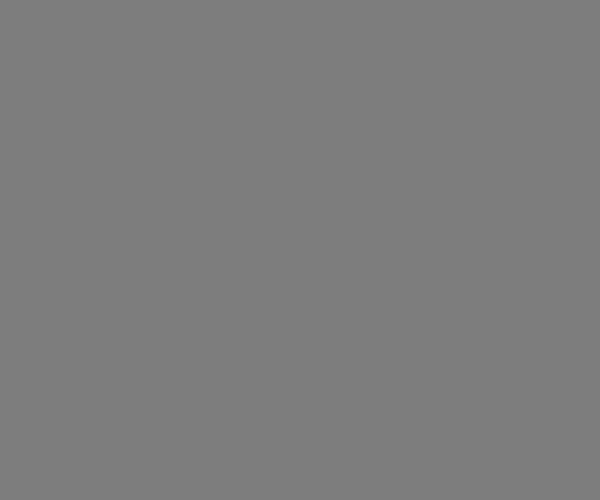
Frame 1 (no input)
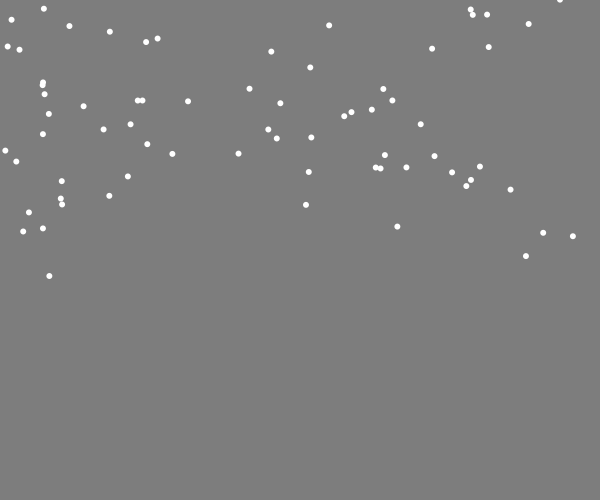
Frame 60 (the mouse pressed at the canvas centre just before this capture)
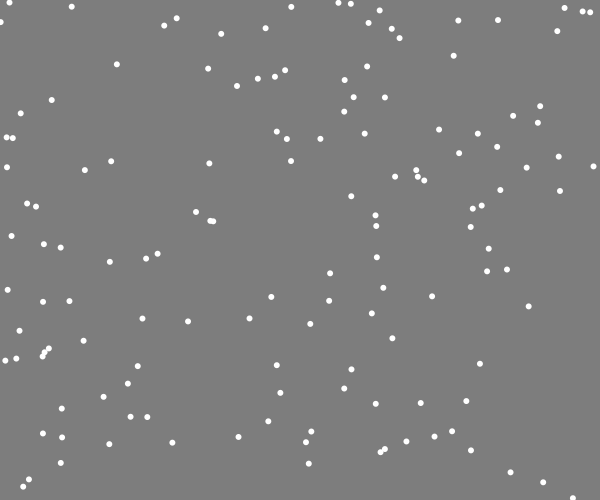
Frame 120 (the mouse held since frame 60 and released just before this capture)

The Processing sketch that drew these frames (run headless with seeded random() and noise(); from frame 60 on, the mouse is pressed at the canvas centre):

// Processing sketch: expressYourself
// ── expressYourself.pde
// Function to call the animation //
snowFall rD[];

// Backbone code and initial snowfall //
void setup(){
  size(600, 500);
  background(128, 128, 128);
  rD = new snowFall[250];
  for(int i=0;i<250;i++){
    rD[i]=new snowFall ();
  }
}

// Functions for recurring snowfall //
void draw(){
  background(125);
    for(int i=0;i<250;i++){
    rD[i].display();
    if(rD[i].y > height)
    rD[i]=new snowFall();
  }
}

// Functions To Draw & Animate Snowfall(Global and Local Scope) //
class snowFall {
  float x,y,speed;
  snowFall(){
    color(125);
    x=random(width);
    y=random(-800, 0);
    speed = random (3, 5);
  }
  
  void update(){
   y += speed;
  }
  
  void display(){
    noStroke();
    ellipse(x,y,6,6);
    update();
  }
}
